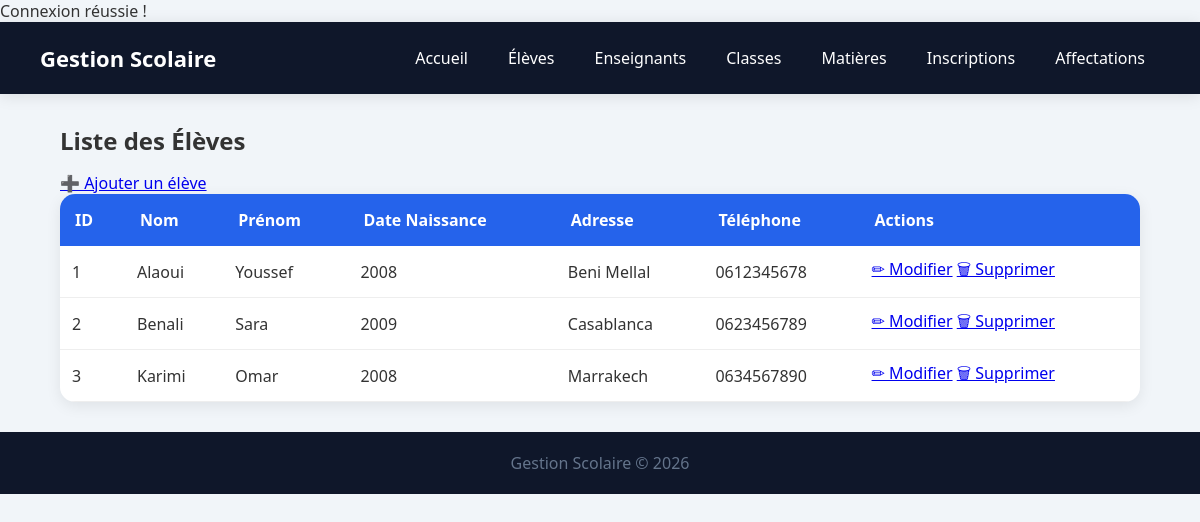
/eleves/index.php, run on the app's committed database.
### tables this page shows
CREATE TABLE `eleve` (
  `id_eleve` int(11) NOT NULL,
  `nom` varchar(50) DEFAULT NULL,
  `prenom` varchar(50) DEFAULT NULL,
  `date_naissance` int(11) DEFAULT NULL,
  `adresse` varchar(50) DEFAULT NULL,
  `telephone` varchar(50) DEFAULT NULL
);

### eleves/index.php (the view)
<?php
require_once "../config.php";
include "../includes/header.php";
include "../includes/navbar.php";
$stmt = $pdo->query("SELECT * FROM eleve");
$eleves = $stmt->fetchAll(PDO::FETCH_ASSOC);
?>
<h2>Liste des Élèves</h2>
<a href="ajouter.php">➕ Ajouter un élève</a>
<table>
    <tr>
        <th>ID</th>
        <th>Nom</th>
        <th>Prénom</th>
        <th>Date Naissance</th>
        <th>Adresse</th>
        <th>Téléphone</th>
        <th>Actions</th>
    </tr>
    <?php foreach($eleves as $eleve): ?>
    <tr>
        <td><?= htmlspecialchars($eleve['id_eleve']) ?></td>
        <td><?= htmlspecialchars($eleve['nom']) ?></td>
        <td><?= htmlspecialchars($eleve['prenom']) ?></td>
        <td><?= htmlspecialchars($eleve['date_naissance']) ?></td>
        <td><?= htmlspecialchars($eleve['adresse']) ?></td>
        <td><?= htmlspecialchars($eleve['telephone']) ?></td>
        <td>
            <a href="modifier.php?id=<?= $eleve['id_eleve'] ?>">✏ Modifier</a>
            <a href="supprimer.php?id=<?= $eleve['id_eleve'] ?>" onclick="return confirm('Supprimer cet élève ?')">🗑 Supprimer</a>
        </td>
    </tr>
    <?php endforeach; ?>
</table>
<?php include "../includes/footer.php"; ?>

### style.css (style rules this page uses)
* { margin:0; padding:0; box-sizing:border-box; }
body { font-family:'Segoe UI',sans-serif; background:#f1f5f9; color:#333; }
h2 { margin-bottom:15px; }
table { width:100%; border-collapse:collapse; background:white; border-radius:15px; overflow:hidden; box-shadow:0 4px 15px rgba(0,0,0,.08); }
th { background:#2563eb; color:white; padding:15px; text-align:left; }
td { padding:12px; border-bottom:1px solid #eee; }

### data on the page
eleve: id_eleve "1", nom "Alaoui", prenom "Youssef", date_naissance "2008", adresse "Beni Mellal", telephone "0612345678"
eleve: id_eleve "2", nom "Benali", prenom "Sara", date_naissance "2009", adresse "Casablanca", telephone "0623456789"
eleve: id_eleve "3", nom "Karimi", prenom "Omar", date_naissance "2008", adresse "Marrakech", telephone "0634567890"
